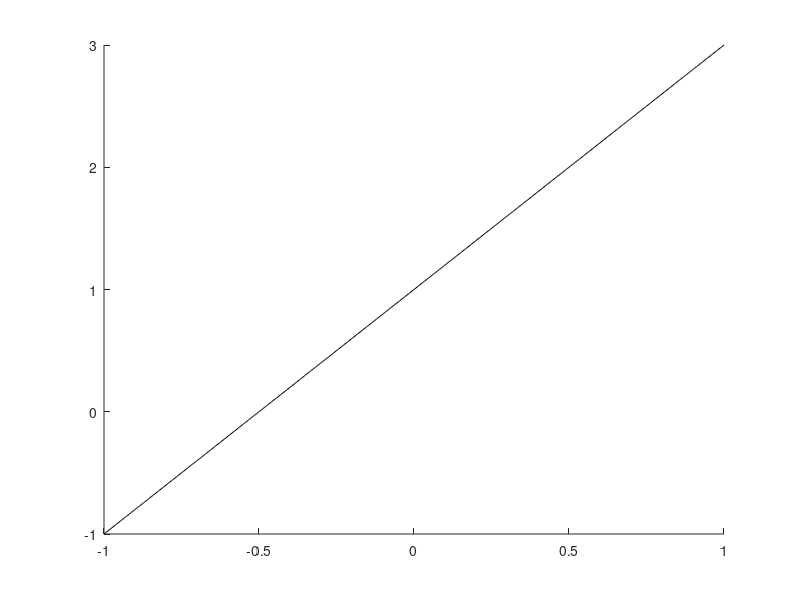

Source code (MATLAB): (Note: this script raises an error after producing the figure.)
fprintf('+------------------------------------------------------------------------+\n');
fprintf('|                              PERCEPTRON SIMPLES                        |\n');
fprintf('|                     Acadêmico: Raul Gabriel Carvalho de Melo           |\n');
fprintf('|                                IFCE - Maracanaú                        |\n');
fprintf('+------------------------------------------------------------------------+\n');

clc;
close all;

% Variáveis iniciais
Dif = 10; 
vetorErros = []; 
Epoca = 1;
d = 1;

taxa = 0.1;
qntdPadroes = 500;
offset = 0.1;
MaxEpocas = 100;
Tolerancia = 0.0008; 

% DADOS ARTIFICIAIS
X = linspace(-1,1,qntdPadroes)';
Yd = 2*X + 1;
reta = Yd;

noise = offset*randn(qntdPadroes,1);
Yd = 2*X + 1 + noise;
retaNoise = Yd;

figure(1); hold on;
plot(X, reta,'black')
scatter(X, retaNoise,'.', 'red')
tam = size(X,2);

X_ones = 1*ones(qntdPadroes, 1);
X = [X X_ones];
 
W  = randn(1, tam+1)*0.5;

while (Dif > Tolerancia) && (Epoca < MaxEpocas)  
    [vetorErros(d),W] = funcEpoca(X,Yd,W,taxa);

    if(Epoca>1)
      Dif = abs(vetorErros(Epoca - 1) - vetorErros(d));
    end
    Epoca = Epoca + 1;
    d = d+1;
   
end 

MSE = mean(vetorErros);
RMSE = sqrt(MSE);
d = std(vetorErros);


fprintf('RMSE: %.3f\n',RMSE);
fprintf('Desvio padrão: %.3f\n',d);

fprintf('Número de épocas: ');
disp(Epoca);
fprintf('Erro atingido: ');
disp(Dif);

% Formula do livro
retaW = W(1)*X + W(2);
plot(X, retaW,'blue');
title('Regressão');
legend('Reta real','Erros','Reta Obtida');








